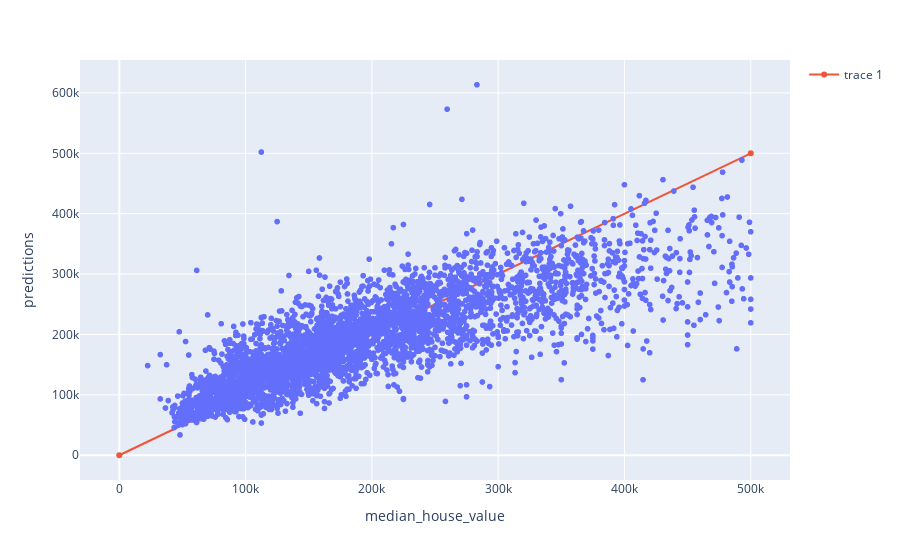

This figure's notebook cell:
### Code cell
fig = px.scatter(pred, 'median_house_value', 'predictions')
fig.add_trace(go.Scatter(x=[0, 500000], y=[0, 500000]))
fig.show()

### Figure 1 — Plotly figure (JSON) as saved in the notebook; plotly's stock layout.template omitted (floating-point values rounded to 4 significant figures; data arrays with more than 128 entries replaced by an {"elided": "..."} marker saying what was removed)
{"data": [{"hovertemplate": "median_house_value=%{x}<br>predictions=%{y}<extra></extra>", "legendgroup": "", "marker": {"color": "#636efa", "symbol": "circle"}, "mode": "markers", "name": "", "showlegend": false, "type": "scattergl", "x": {"elided": "3895 int values"}, "xaxis": "x", "y": {"elided": "3895 float values"}, "yaxis": "y"}, {"type": "scatter", "x": [0, 500000], "y": [0, 500000]}], "layout": {"legend": {"tracegroupgap": 0}, "margin": {"t": 60}, "xaxis": {"anchor": "y", "domain": [0, 1], "title": {"text": "median_house_value"}}, "yaxis": {"anchor": "x", "domain": [0, 1], "title": {"text": "predictions"}}}}
